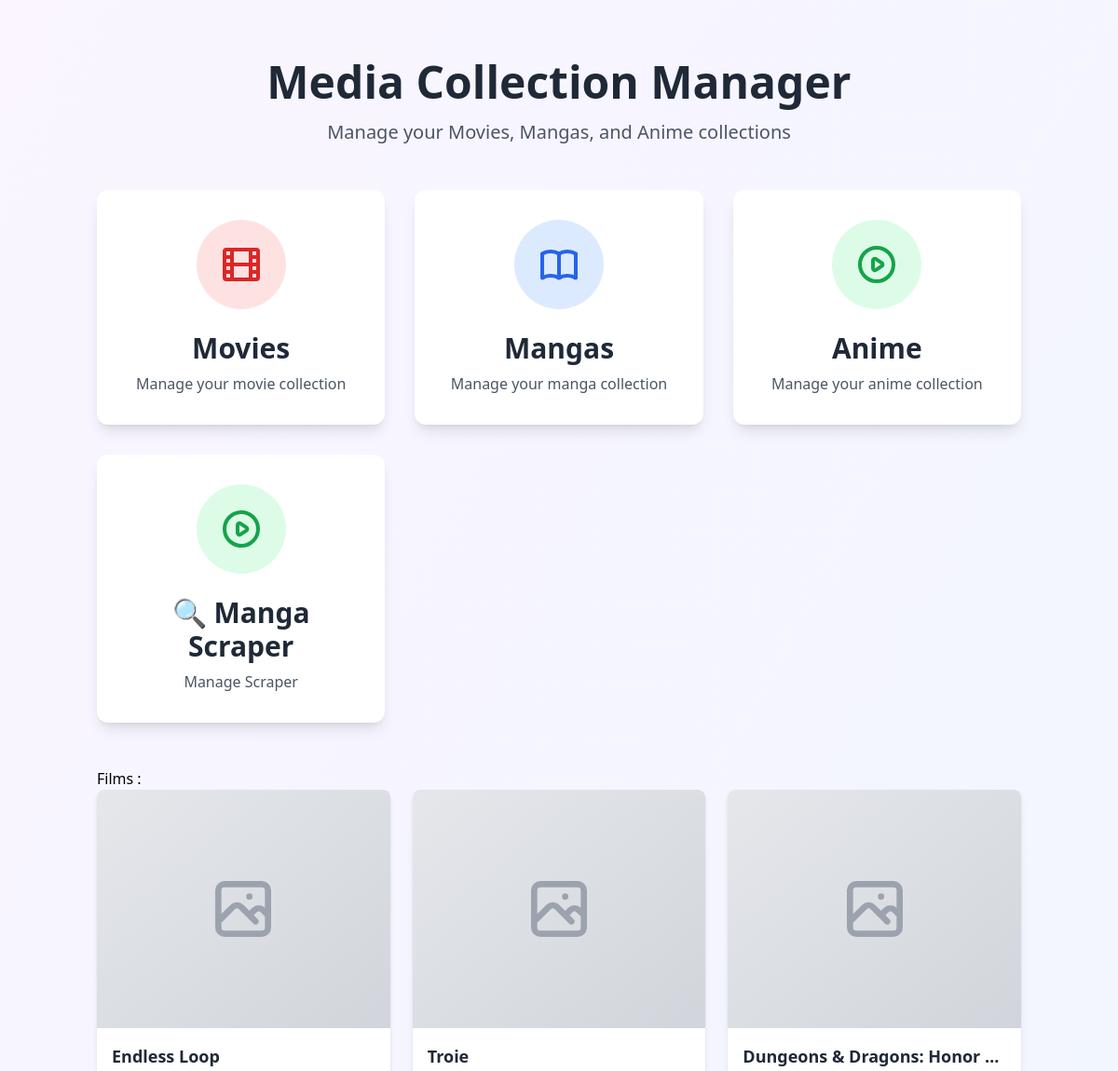
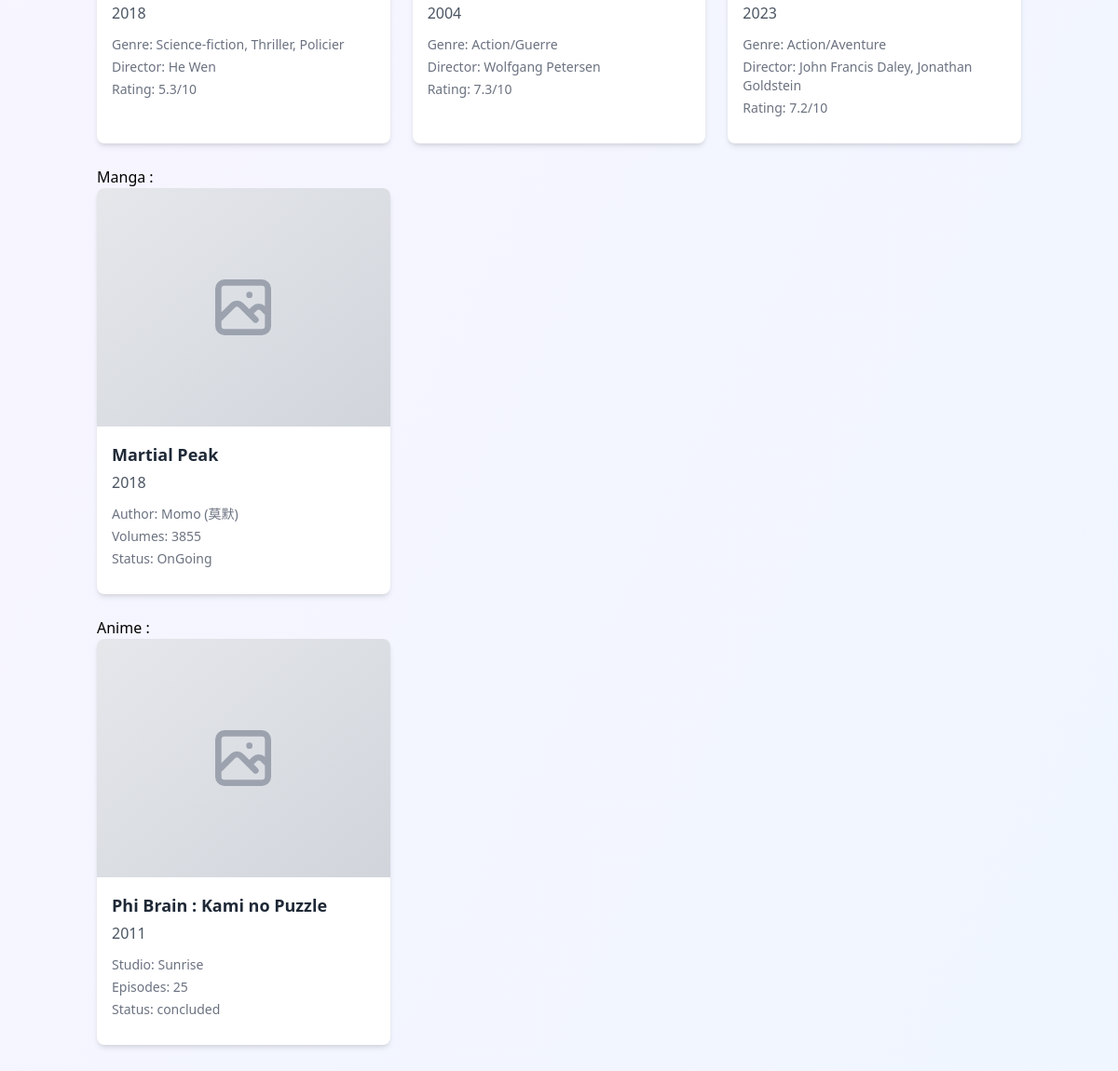
The page / on the database its author committed (2 pictures, top to bottom).
### app/models.py (models this page shows)
class Movie(db.Model):
    __tablename__ = 'movies'
    id = db.Column(db.Integer, primary_key=True)
    title = db.Column(db.String(200), nullable=False)
    year = db.Column(db.Integer, nullable=True)
    genre = db.Column(db.String(100), nullable=True)
    director = db.Column(db.String(100), nullable=True)
    rating = db.Column(db.Float, nullable=True)
    def to_dict(self):
        return {
            'id': self.id,
            'title': self.title,
            'year': self.year,
            'genre': self.genre,
            'director': self.director,
            'rating': self.rating
        }

class Manga(db.Model):
    __tablename__ = 'mangas'
    id = db.Column(db.Integer, primary_key=True)
    title = db.Column(db.String(200), nullable=False)
    year = db.Column(db.Integer, nullable=True)
    author = db.Column(db.String(100), nullable=True)
    volumes = db.Column(db.Integer, nullable=True)
    status = db.Column(db.String(50), nullable=True)
    def to_dict(self):
        return {
            'id': self.id,
            'title': self.title,
            'year': self.year,
            'author': self.author,
            'volumes': self.volumes,
            'status': self.status
        }

class Anime(db.Model):
    __tablename__ = 'anime'
    id = db.Column(db.Integer, primary_key=True)
    title = db.Column(db.String(200), nullable=False)
    year = db.Column(db.Integer, nullable=True)
    studio = db.Column(db.String(100), nullable=True)
    episodes = db.Column(db.Integer, nullable=True)
    status = db.Column(db.String(50), nullable=True)
    def to_dict(self):
        return {
            'id': self.id,
            'title': self.title,
            'year': self.year,
            'studio': self.studio,
            'episodes': self.episodes,
            'status': self.status
        }

### app/blueprints/main.py (the view)
@main_bp.route('/')
def index():
    movies = Movie.query.all()
    mangas = Manga.query.all()
    anime = Anime.query.all()
    items1 = [m.to_dict() for m in movies]
    items2 = [m.to_dict() for m in mangas]
    items3 = [a.to_dict() for a in anime]
    return render_template('index.html',
                         items1=items1,
                         items2=items2,
                         items3=items3)

### app/templates/index.html (shortened to what this page needs)
<!DOCTYPE html>
<html lang="en">
<head>
    <script src="https://cdn.tailwindcss.com"></script>
</head>
<body class="bg-gradient-to-br from-purple-50 to-blue-50 min-h-screen">
    <div class="container mx-auto px-4 py-16">
        <div class="text-center mb-12">
            <h1 class="text-5xl font-bold text-gray-800 mb-4">Media Collection Manager</h1>
            <p class="text-xl text-gray-600">Manage your Movies, Mangas, and Anime collections</p>
        </div>
        <div class="grid grid-cols-1 md:grid-cols-3 gap-8 max-w-6xl mx-auto">
            <a href="/movies" class="group">
                <div class="bg-white rounded-xl shadow-lg hover:shadow-2xl transform hover:-translate-y-2 transition-all duration-300 p-8 text-center">
                    <div class="bg-red-100 rounded-full w-24 h-24 flex items-center justify-center mx-auto mb-6 group-hover:bg-red-200 transition-colors">
                        <svg class="w-12 h-12 text-red-600" fill="none" stroke="currentColor" viewBox="0 0 24 24">
                            <path stroke-linecap="round" stroke-linejoin="round" stroke-width="2" d="M7 4v16M17 4v16M3 8h4m10 0h4M3 12h18M3 16h4m10 0h4M4 20h16a1 1 0 001-1V5a1 1 0 00-1-1H4a1 1 0 00-1 1v14a1 1 0 001 1z"></path>
                        </svg>
                    </div>
                    <h2 class="text-3xl font-bold text-gray-800 mb-2">Movies</h2>
                    <p class="text-gray-600">Manage your movie collection</p>
                </div>
            </a>
            <a href="/mangas" class="group">
                <div class="bg-white rounded-xl shadow-lg hover:shadow-2xl transform hover:-translate-y-2 transition-all duration-300 p-8 text-center">
                    <div class="bg-blue-100 rounded-full w-24 h-24 flex items-center justify-center mx-auto mb-6 group-hover:bg-blue-200 transition-colors">
                    </div>
                    <h2 class="text-3xl font-bold text-gray-800 mb-2">Mangas</h2>
                    <p class="text-gray-600">Manage your manga collection</p>
                </div>
            </a>
            <a href="/anime" class="group">
                <div class="bg-white rounded-xl shadow-lg hover:shadow-2xl transform hover:-translate-y-2 transition-all duration-300 p-8 text-center">
                    <div class="bg-green-100 rounded-full w-24 h-24 flex items-center justify-center mx-auto mb-6 group-hover:bg-green-200 transition-colors">
                    </div>
                    <h2 class="text-3xl font-bold text-gray-800 mb-2">Anime</h2>
                    <p class="text-gray-600">Manage your anime collection</p>
                </div>
            </a>
            <a href="/scraper" class="group">
                <div class="bg-white rounded-xl shadow-lg hover:shadow-2xl transform hover:-translate-y-2 transition-all duration-300 p-8 text-center">
                    <div class="bg-green-100 rounded-full w-24 h-24 flex items-center justify-center mx-auto mb-6 group-hover:bg-green-200 transition-colors">
                    </div>
                    <h2 class="text-3xl font-bold text-gray-800 mb-2">🔍 Manga Scraper</h2>
                    <p class="text-gray-600">Manage Scraper</p>
                </div>
            </a>
        </div>
        <br><br>
        <main class="flex-1">
            <h1>Films :</h1>
            <div class="grid grid-cols-1 md:grid-cols-2 lg:grid-cols-3 xl:grid-cols-4 gap-6">
                {% for item in items1 %}
                <div class="bg-white rounded-lg shadow-md overflow-hidden hover:shadow-xl transition-shadow duration-300">
                    <div class="bg-gradient-to-br from-gray-200 to-gray-300 h-64 flex items-center justify-center">
                    </div>
                    <div class="p-4">
                        <h3 class="text-lg font-bold text-gray-800 mb-1 truncate" title="{{ item.title }}">{{ item.title }}</h3>
                        <p class="text-gray-600 mb-3">{{ item.year or 'Year Unknown' }}</p>
                        <div class="text-sm text-gray-500 mb-3 space-y-1">
                            {% if item.genre %}<p><span class="font-medium">Genre:</span> {{ item.genre }}</p>{% endif %}
                            {% if item.director %}<p><span class="font-medium">Director:</span> {{ item.director }}</p>{% endif %}
                            {% if item.rating %}<p><span class="font-medium">Rating:</span> {{ item.rating }}/10</p>{% endif %}
                        </div>
                    </div>
                </div>
                {% endfor %}
            </div>
            <br>
            <h1>Manga :</h1>
            <div class="grid grid-cols-1 md:grid-cols-2 lg:grid-cols-3 xl:grid-cols-4 gap-6">
                {% for item in items2 %}
                <div class="bg-white rounded-lg shadow-md overflow-hidden hover:shadow-xl transition-shadow duration-300">
                    <div class="bg-gradient-to-br from-gray-200 to-gray-300 h-64 flex items-center justify-center">
                    </div>
                    <div class="p-4">
                        <h3 class="text-lg font-bold text-gray-800 mb-1 truncate" title="{{ item.title }}">{{ item.title }}</h3>
                        <p class="text-gray-600 mb-3">{{ item.year or 'Year Unknown' }}</p>
                        <div class="text-sm text-gray-500 mb-3 space-y-1">
                            {% if item.author %}<p><span class="font-medium">Author:</span> {{ item.author }}</p>{% endif %}
                            {% if item.volumes %}<p><span class="font-medium">Volumes:</span> {{ item.volumes }}</p>{% endif %}
                            {% if item.status %}<p><span class="font-medium">Status:</span> {{ item.status }}</p>{% endif %}
                        </div>
                    </div>
                </div>
                {% endfor %}
            </div>
            <br>
            <h2>Anime :</h2>
            <div class="grid grid-cols-1 md:grid-cols-2 lg:grid-cols-3 xl:grid-cols-4 gap-6">
                {% for item in items3 %}
                <div class="bg-white rounded-lg shadow-md overflow-hidden hover:shadow-xl transition-shadow duration-300">
                    <div class="bg-gradient-to-br from-gray-200 to-gray-300 h-64 flex items-center justify-center">
                    </div>
                    <div class="p-4">
                        <h3 class="text-lg font-bold text-gray-800 mb-1 truncate" title="{{ item.title }}">{{ item.title }}</h3>
                        <p class="text-gray-600 mb-3">{{ item.year or 'Year Unknown' }}</p>
                        <div class="text-sm text-gray-500 mb-3 space-y-1">
                            {% if item.studio %}<p><span class="font-medium">Studio:</span> {{ item.studio }}</p>{% endif %}
                            {% if item.episodes %}<p><span class="font-medium">Episodes:</span> {{ item.episodes }}</p>{% endif %}
                            {% if item.status %}<p><span class="font-medium">Status:</span> {{ item.status }}</p>{% endif %}
                        </div>
                    </div>
                </div>
                {% endfor %}
            </div>
            <br>
        </main>
    </div>
</body>
</html>

### rows shown on the page
Movie: title "Endless Loop", year "2018", genre "Science-fiction, Thriller, Policier", director "He Wen", rating "5.3"
Movie: title "Troie", year "2004", genre "Action/Guerre", director "Wolfgang Petersen", rating "7.3"
Movie: title "Dungeons & Dragons: Honor…", year "2023", genre "Action/Aventure", director "John Francis Daley, Jonathan Goldstein", rating "7.2"
Manga: title "Martial Peak", year "2018", author "Momo (莫默)", volumes "3855", status "OnGoing"
Anime: title "Phi Brain : Kami no Puzzle", year "2011", studio "Sunrise", episodes "25", status "concluded"
